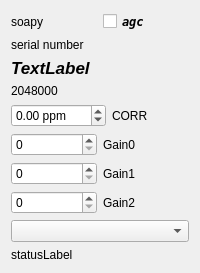
<?xml version="1.0" encoding="UTF-8"?>
<ui version="4.0">
 <class>soapyWidget</class>
 <widget class="QWidget" name="soapyWidget">
  <property name="geometry">
   <rect>
    <x>0</x>
    <y>0</y>
    <width>200</width>
    <height>260</height>
   </rect>
  </property>
  <property name="windowTitle">
   <string>soapy control</string>
  </property>
  <layout class="QVBoxLayout" name="verticalLayout">
   <item>
    <layout class="QHBoxLayout" name="horizontalLayout_1">
     <item>
      <widget class="QLabel" name="deviceLabel">
       <property name="text">
        <string>soapy</string>
       </property>
      </widget>
     </item>
     <item>
      <widget class="QCheckBox" name="agcControl">
       <property name="font">
        <font>
         <family>DejaVu Sans Mono</family>
         <weight>75</weight>
         <italic>true</italic>
         <bold>true</bold>
        </font>
       </property>
       <property name="toolTip">
        <string>&lt;html&gt;&lt;head/&gt;&lt;body&gt;&lt;p&gt;Enable automatic gain control (AGC), based on the LNA state and IF gain settings. When active, the LNA state and IF gain controls are disabled.&lt;/p&gt;&lt;/body&gt;&lt;/html&gt;</string>
       </property>
       <property name="text">
        <string>agc</string>
       </property>
      </widget>
     </item>
    </layout>
   </item>
   <item>
    <widget class="QLabel" name="serialNumber">
     <property name="text">
      <string>serial number</string>
     </property>
    </widget>
   </item>
   <item>
    <widget class="QLabel" name="deviceNameLabel">
     <property name="font">
      <font>
       <pointsize>13</pointsize>
       <weight>75</weight>
       <italic>true</italic>
       <bold>true</bold>
      </font>
     </property>
     <property name="text">
      <string>TextLabel</string>
     </property>
    </widget>
   </item>
   <item>
    <widget class="QLabel" name="samplerateLabel">
     <property name="text">
      <string>2048000</string>
     </property>
    </widget>
   </item>
   <item>
    <layout class="QHBoxLayout" name="horizontalLayout_2">
     <item>
      <widget class="QDoubleSpinBox" name="ppm_correction">
       <property name="suffix">
        <string> ppm</string>
       </property>
       <property name="toolTip">
        <string>&lt;html&gt;&lt;head/&gt;&lt;body&gt;&lt;p&gt;Oscillator frequency correction in ppm. Enter the observed frequency offset of the device&apos;s oscillator.&lt;/p&gt;&lt;/body&gt;&lt;/html&gt;</string>
       </property>
       <property name="minimum">
        <double>-150.0</double>
       </property>
       <property name="maximum">
        <double>150.0</double>
       </property>
      </widget>
     </item>
     <item>
      <widget class="QLabel" name="labelCorr">
       <property name="text">
        <string>CORR</string>
       </property>
      </widget>
     </item>
    </layout>
   </item>
   <item>
    <layout class="QHBoxLayout" name="horizontalLayout_3">
     <item>
      <widget class="QSpinBox" name="spinBox_0"/>
     </item>
     <item>
      <widget class="QLabel" name="labelSpinbox_0">
       <property name="text">
        <string>Gain0</string>
       </property>
      </widget>
     </item>
    </layout>
   </item>
   <item>
    <layout class="QHBoxLayout" name="horizontalLayout_4">
     <item>
      <widget class="QSpinBox" name="spinBox_1"/>
     </item>
     <item>
      <widget class="QLabel" name="labelSpinbox_1">
       <property name="text">
        <string>Gain1</string>
       </property>
      </widget>
     </item>
    </layout>
   </item>
   <item>
    <layout class="QHBoxLayout" name="horizontalLayout_5">
     <item>
      <widget class="QSpinBox" name="spinBox_2"/>
     </item>
     <item>
      <widget class="QLabel" name="labelSpinbox_2">
       <property name="text">
        <string>Gain2</string>
       </property>
      </widget>
     </item>
    </layout>
   </item>
   <item>
    <widget class="QComboBox" name="comboBox_1"/>
   </item>
   <item>
    <widget class="QLabel" name="statusLabel">
     <property name="text">
      <string>statusLabel</string>
     </property>
    </widget>
   </item>
  </layout>
 </widget>
 <resources/>
 <connections/>
</ui>
